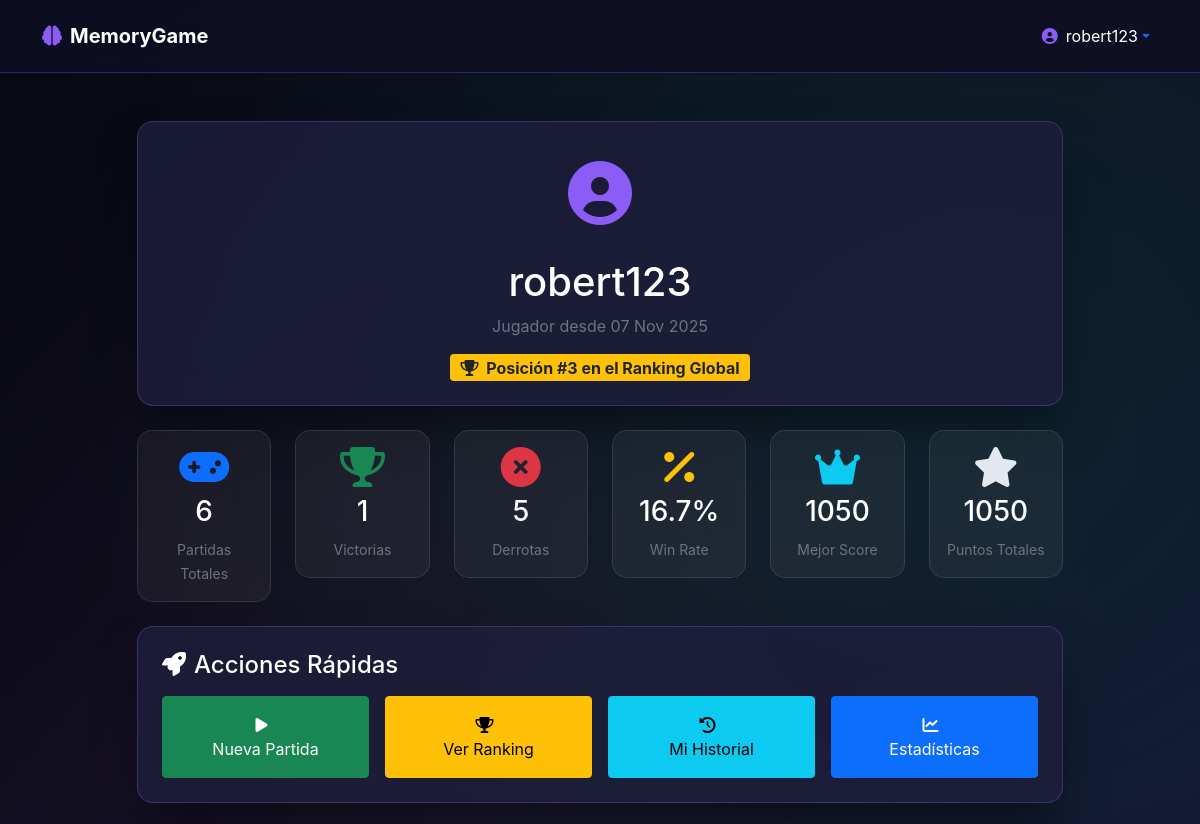
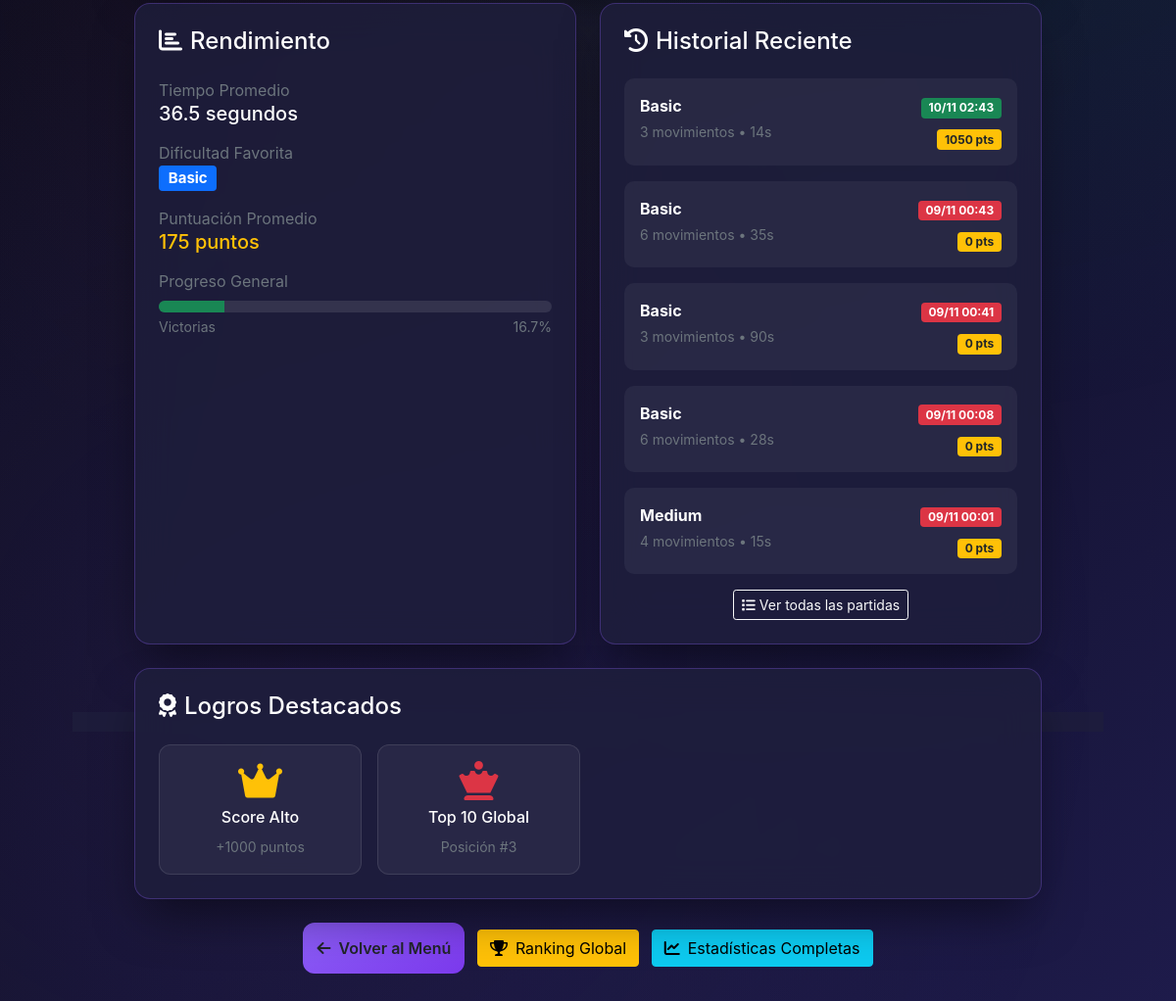
Page /memory/profile/ (signed in) on the committed database (2 pictures, top to bottom).
### memory_game/models.py (models this page shows, shortened)
class GlobalRanking(models.Model):
    player = models.OneToOneField(User, on_delete=models.CASCADE)
    total_score = models.IntegerField(default=0)
    games_played = models.IntegerField(default=0)
    win_rate = models.FloatField(default=0.0)
    average_score = models.FloatField(default=0.0)
    best_score = models.IntegerField(default=0)
    rank_position = models.IntegerField(default=0)
    last_updated = models.DateTimeField(auto_now=True)
    class Meta:
        ordering = ['-total_score']  # Ordenar por puntuación total descendente

class PlayerProfile(models.Model):
    user = models.OneToOneField(User, on_delete=models.CASCADE)
    total_games = models.IntegerField(default=0)
    games_won = models.IntegerField(default=0)
    games_lost = models.IntegerField(default=0)
    average_time = models.FloatField(default=0.0)
    favorite_difficulty = models.CharField(max_length=10, default='basic')
    total_score = models.IntegerField(default=0)  # NUEVO: Puntuación total acumulada
    best_score = models.IntegerField(default=0)   # NUEVO: Mejor puntuación individual
    def win_rate(self):
        if self.total_games == 0:
            return 0
        return (self.games_won / self.total_games) * 100
    def average_score(self):
        if self.total_games == 0:
            return 0
        return self.total_score / self.total_games

class GameSession(models.Model):
    DIFFICULTY_CHOICES = [
        ('basic', 'Básico (6 intentos, 90s)'),
        ('medium', 'Medio (4 intentos, 60s)'),
        ('advanced', 'Avanzado (2 intentos, 45s)'),
    ]
    player = models.ForeignKey(User, on_delete=models.CASCADE)
    difficulty = models.CharField(max_length=10, choices=DIFFICULTY_CHOICES)
    start_time = models.DateTimeField(auto_now_add=True)
    end_time = models.DateTimeField(null=True, blank=True)
    moves = models.IntegerField(default=0)
    completed = models.BooleanField(default=False)
    won = models.BooleanField(default=False)
    time_taken = models.IntegerField(default=0)  # en segundos
    score = models.IntegerField(default=0)           # Puntuación de esta partida
    max_combo = models.IntegerField(default=0)       # Máximo combo consecutivo
    perfect_game = models.BooleanField(default=False) # Juego perfecto (mínimos movimientos)
    rank_position = models.IntegerField(default=0)   # Posición en el ranking global

### memory_game/views.py (the view)
# urls.py: path('profile/', views.profile_view, name='profile'),
@login_required
def profile_view(request):
    profile = PlayerProfile.objects.get(user=request.user)
    recent_games = GameSession.objects.filter(player=request.user).order_by('-start_time')[:5]
    try:
        global_rank = GlobalRanking.objects.get(player=request.user)
    except GlobalRanking.DoesNotExist:
        global_rank = None
    return render(request, 'memory_game/profile.html', {
        'profile': profile,
        'recent_games': recent_games,
        'global_rank': global_rank
    })

### memory_game/templates/memory_game/profile.html (shortened to what this page needs)
{% extends 'memory_game/base_app.html' %}
{% load static %}
{% block content %}
<div class="container my-5">
    <div class="row justify-content-center">
        <div class="col-lg-10">
            <div class="glass-card p-4 text-center mb-4">
                <div class="user-avatar-large mb-3">
                    <i class="fas fa-user-circle" style="color: #8b5cf6; font-size: 4rem;"></i>
                </div>
                <h1 class="text-white mb-2">{{ user.username }}</h1>
                <p class="text-muted">Jugador desde {{ user.date_joined|date:"d M Y" }}</p>
                {% if global_rank %}
                <div class="mt-3">
                    <span class="badge bg-warning text-dark fs-6">
                        <i class="fas fa-trophy me-1"></i>
                        Posición #{{ global_rank.rank_position }} en el Ranking Global
                    </span>
                </div>
                {% endif %}
            </div>
            <div class="row g-4 mb-4">
                <div class="col-md-2">
                    <div class="stats-card text-center p-3">
                        <i class="fas fa-gamepad text-primary display-6 mb-2"></i>
                        <h3 class="text-white">{{ profile.total_games }}</h3>
                        <small class="text-muted">Partidas Totales</small>
                    </div>
                </div>
                <div class="col-md-2">
                    <div class="stats-card text-center p-3">
                        <i class="fas fa-trophy text-success display-6 mb-2"></i>
                        <h3 class="text-white">{{ profile.games_won }}</h3>
                        <small class="text-muted">Victorias</small>
                    </div>
                </div>
                <div class="col-md-2">
                    <div class="stats-card text-center p-3">
                        <i class="fas fa-times-circle text-danger display-6 mb-2"></i>
                        <h3 class="text-white">{{ profile.games_lost }}</h3>
                        <small class="text-muted">Derrotas</small>
                    </div>
                </div>
                <div class="col-md-2">
                    <div class="stats-card text-center p-3">
                        <i class="fas fa-percentage text-warning display-6 mb-2"></i>
                        <h3 class="text-white">{{ profile.win_rate|floatformat:1 }}%</h3>
                        <small class="text-muted">Win Rate</small>
                    </div>
                </div>
                <div class="col-md-2">
                    <div class="stats-card text-center p-3">
                        <i class="fas fa-crown text-info display-6 mb-2"></i>
                        <h3 class="text-white">{{ profile.best_score }}</h3>
                        <small class="text-muted">Mejor Score</small>
                    </div>
                </div>
                <div class="col-md-2">
                    <div class="stats-card text-center p-3">
                        <i class="fas fa-star text-purple display-6 mb-2"></i>
                        <h3 class="text-white">{{ profile.total_score }}</h3>
                        <small class="text-muted">Puntos Totales</small>
                    </div>
                </div>
            </div>
            <div class="glass-card p-4 mb-4">
                <h4 class="text-white mb-3">
                    <i class="fas fa-rocket me-2"></i>Acciones Rápidas
                </h4>
                <div class="row g-3">
                    <div class="col-md-3">
                        <a href="{% url 'select_difficulty' %}" class="btn btn-success w-100 p-3">
                            <i class="fas fa-play me-2"></i>
                            <div>Nueva Partida</div>
                        </a>
                    </div>
                    <div class="col-md-3">
                        <a href="{% url 'leaderboard' %}" class="btn btn-warning w-100 p-3">
                            <i class="fas fa-trophy me-2"></i>
                            <div>Ver Ranking</div>
                        </a>
                    </div>
                    <div class="col-md-3">
                        <a href="{% url 'game_history' %}" class="btn btn-info w-100 p-3">
                            <i class="fas fa-history me-2"></i>
                            <div>Mi Historial</div>
                        </a>
                    </div>
                    <div class="col-md-3">
                        <a href="{% url 'player_stats' %}" class="btn btn-primary w-100 p-3">
                            <i class="fas fa-chart-line me-2"></i>
                            <div>Estadísticas</div>
                        </a>
                    </div>
                </div>
            </div>
            <div class="row g-4">
                <div class="col-md-6">
                    <div class="glass-card p-4 h-100">
                        <h4 class="text-white mb-4">
                            <i class="fas fa-chart-bar me-2"></i>Rendimiento
                        </h4>
                        <div class="mb-3">
                            <label class="text-muted">Tiempo Promedio</label>
                            <h5 class="text-white">{{ profile.average_time|floatformat:1 }} segundos</h5>
                        </div>
                        <div class="mb-3">
                            <label class="text-muted">Dificultad Favorita</label>
                            <h5 class="text-white">
                                <span class="badge
                                    {% if profile.favorite_difficulty == 'basic' %}bg-primary
                                    {% elif profile.favorite_difficulty == 'medium' %}bg-warning
                                    {% else %}bg-danger{% endif %}">
                                    {{ profile.favorite_difficulty|title }}
                                </span>
                            </h5>
                        </div>
                        <div class="mb-3">
                            <label class="text-muted">Puntuación Promedio</label>
                            <h5 class="text-warning">{{ profile.average_score|floatformat:0 }} puntos</h5>
                        </div>
                        <div>
                            <label class="text-muted">Progreso General</label>
                            <div class="progress mt-2" style="height: 12px;">
                                {% if profile.total_games > 0 %}
                                    <div class="progress-bar bg-success"
                                         style="width: {{ profile.win_rate }}%"
                                         title="Win Rate: {{ profile.win_rate|floatformat:1 }}%">
                                    </div>
                                {% endif %}
                            </div>
                            <div class="d-flex justify-content-between mt-1">
                                <small class="text-muted">Victorias</small>
                                <small class="text-muted">{{ profile.win_rate|floatformat:1 }}%</small>
                            </div>
                        </div>
                    </div>
                </div>
                <div class="col-md-6">
                    <div class="glass-card p-4 h-100">
                        <h4 class="text-white mb-4">
                            <i class="fas fa-history me-2"></i>Historial Reciente
                        </h4>
                        {% if recent_games %}
                            {% for game in recent_games %}
                            <div class="game-history-item mb-3 p-3"
                                 style="background: rgba(255,255,255,0.05); border-radius: 10px;">
                                <div class="d-flex justify-content-between align-items-start">
                                    <div>
                                        <span class="text-white fw-bold">{{ game.difficulty|title }}</span>
                                        <div class="text-muted small mt-1">
                                            <span>{{ game.moves }} movimientos • {{ game.time_taken }}s</span>
                                        </div>
                                    </div>
                                    <div class="text-end">
                                        <span class="badge {% if game.won %}bg-success{% else %}bg-danger{% endif %} mb-2">
                                            {{ game.start_time|date:"d/m H:i" }}
                                        </span>
                                        <div>
                                            <span class="badge bg-warning text-dark">
                                                {{ game.score }} pts
                                            </span>
                                        </div>
                                    </div>
                                </div>
                            </div>
                            {% endfor %}
                            <div class="text-center mt-3">
                                <a href="{% url 'game_history' %}" class="btn btn-outline-light btn-sm">
                                    <i class="fas fa-list me-1"></i>Ver todas las partidas
                                </a>
                            </div>
                        {% endif %}
                    </div>
                </div>
            </div>
            {% if profile.total_games > 0 %}
            <div class="glass-card p-4 mt-4">
                <h4 class="text-white mb-4">
                    <i class="fas fa-award me-2"></i>Logros Destacados
                </h4>
                <div class="row g-3">
                    {% if profile.best_score >= 1000 %}
                    <div class="col-md-3">
                        <div class="achievement-card text-center p-3">
                            <i class="fas fa-crown text-warning display-6 mb-2"></i>
                            <h6 class="text-white">Score Alto</h6>
                            <small class="text-muted">+1000 puntos</small>
                        </div>
                    </div>
                    {% endif %}
                    {% if global_rank and global_rank.rank_position <= 10 %}
                    <div class="col-md-3">
                        <div class="achievement-card text-center p-3">
                            <i class="fas fa-chess-queen text-danger display-6 mb-2"></i>
                            <h6 class="text-white">Top 10 Global</h6>
                            <small class="text-muted">Posición #{{ global_rank.rank_position }}</small>
                        </div>
                    </div>
                    {% endif %}
                </div>
            </div>
            {% endif %}
            <div class="text-center mt-4">
                <a href="{% url 'select_difficulty' %}" class="btn btn-primary-custom me-2">
                    <i class="fas fa-arrow-left me-2"></i>Volver al Menú
                </a>
                <a href="{% url 'leaderboard' %}" class="btn btn-warning me-2">
                    <i class="fas fa-trophy me-2"></i>Ranking Global
                </a>
                <a href="{% url 'player_stats' %}" class="btn btn-info">
                    <i class="fas fa-chart-line me-2"></i>Estadísticas Completas
                </a>
            </div>
        </div>
    </div>
</div>
{% endblock %}

### memory_game/templates/memory_game/base_app.html (shortened to what this page needs)
<!DOCTYPE html>
<html lang="es">
<head>
    <link href="https://cdn.jsdelivr.net/npm/bootstrap@5.1.3/dist/css/bootstrap.min.css" rel="stylesheet">
    <link href="https://cdnjs.cloudflare.com/ajax/libs/font-awesome/6.0.0/css/all.min.css" rel="stylesheet">
    {% load static %}
    <link rel="stylesheet" href="{% static 'memory_game/css/style.css' %}">
</head>
<body>
    {% include 'memory_game/partials/navbar.html' %}
    <main>
        {% block content %}
        {% endblock %}
    </main>
</body>
</html>

### memory_game/templates/memory_game/partials/navbar.html (shortened to what this page needs)
<nav class="navbar navbar-expand-lg navbar-custom">
    <div class="container">
        <a class="navbar-brand d-flex align-items-center" href="{% url 'select_difficulty' %}">
            <i class="fas fa-brain me-2" style="color: #8b5cf6;"></i>
            <span class="text-white fw-bold">MemoryGame</span>
        </a>
        <div class="navbar-nav ms-auto">
            <div class="nav-item dropdown user-dropdown">
                <a class="nav-link dropdown-toggle d-flex align-items-center" href="#" role="button"
                   data-bs-toggle="dropdown" aria-expanded="false">
                    <i class="fas fa-user-circle me-2" style="color: #8b5cf6;"></i>
                    <span class="text-white">{{ user.username }}</span>
                </a>
            </div>
        </div>
    </div>
</nav>

### rows in the picture
GlobalRanking: rank_position "3"
PlayerProfile: total_games "6", games_won "1", games_lost "5", win_rate "16.7", best_score "1050", total_score "1050", average_time "36.5", favorite_difficulty "Basic", average_score "175"
GameSession: difficulty "Basic", moves "3", time_taken "14", start_time "10/11 02:43", score "1050"
GameSession: difficulty "Basic", moves "6", time_taken "35", start_time "09/11 00:43", score "0"
GameSession: difficulty "Basic", moves "3", time_taken "90", start_time "09/11 00:41", score "0"
GameSession: difficulty "Basic", moves "6", time_taken "28", start_time "09/11 00:08", score "0"
GameSession: difficulty "Medium", moves "4", time_taken "15", start_time "09/11 00:01", score "0"

### other values in the picture
{{ user.username }} "robert123"
{{ user.date_joined|date:"d M Y" }} "07 Nov 2025"
